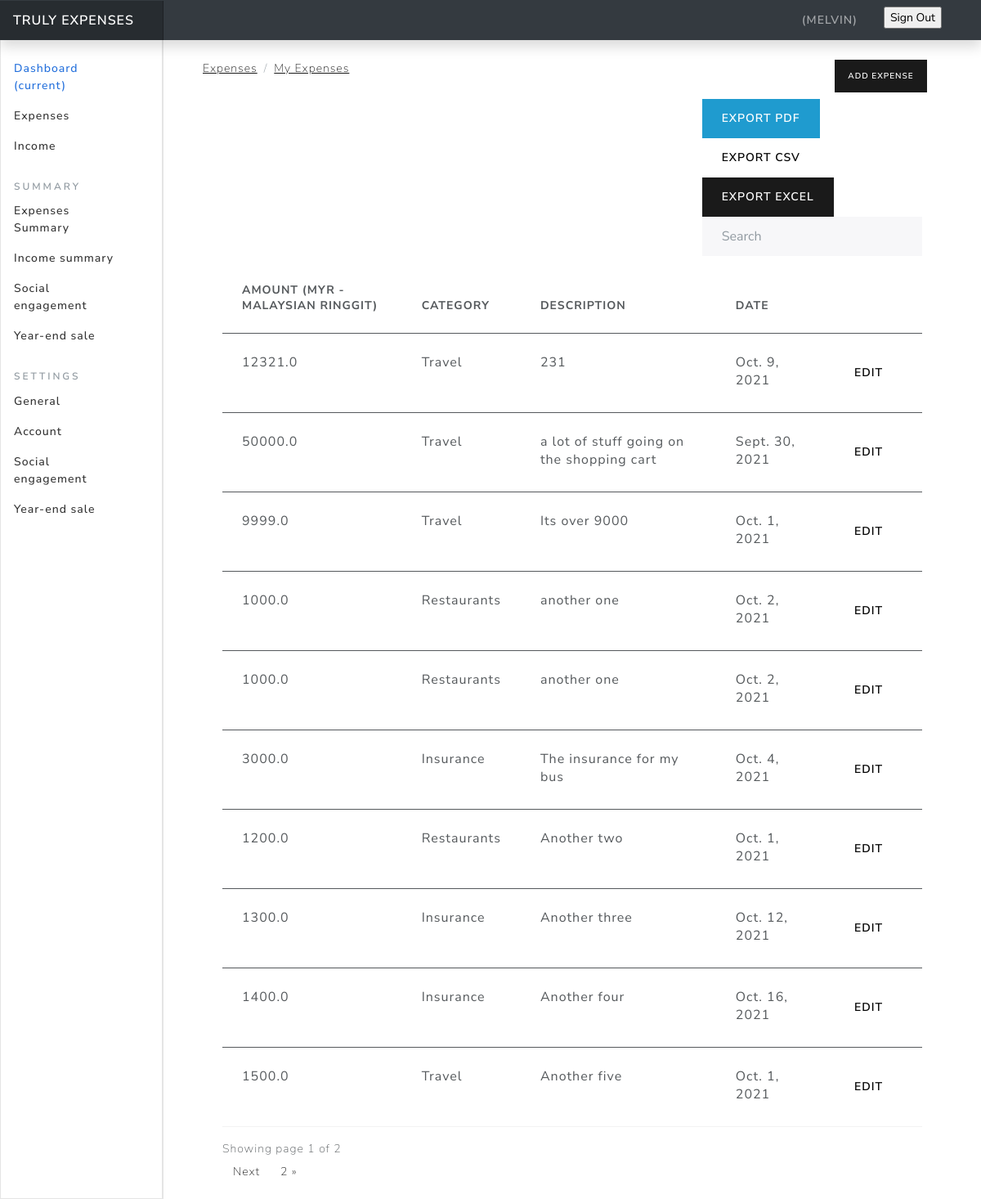
Page / (signed in) on the committed database.
### userpreferences/models.py (models this page shows, shortened)
class UserPreference(models.Model):
    user = models.OneToOneField(to=User, on_delete=models.CASCADE)
    currency = models.CharField(max_length=255, blank=True, null=True)

### expenses/models.py (models this page shows, shortened)
class Expense(models.Model):
    amount = models.FloatField(default=0)
    date = models.DateField(default=now)
    description = models.TextField()
    owner = models.ForeignKey(to=User, on_delete=models.CASCADE)
    category = models.CharField(max_length=255)
    class Meta:
        ordering: ['-date']

### expenses/views.py (the view)
# urls.py: path('', views.index, name="expenses"),
@login_required(login_url="authentication/login")
def index(req):
    categories = Category.objects.all()
    expenses = Expense.objects.filter(owner=req.user)
    paginator = Paginator(expenses, 10)
    page_number = req.GET.get('page')
    page_obj = Paginator.get_page(paginator, page_number)
    currency = UserPreference.objects.get(user=req.user)
    context = {
        'expenses': expenses,
        'page_obj': page_obj,
        'currency': currency
    }
    return render(req, 'expenses/index.html', context)

### templates/expenses/index.html (shortened to what this page needs)
{% extends "base.html" %}
{% load static %}
{% block content %}
<div class="container mt-4">
  <div class="row">
  <div class="col-md-10">
    <nav aria-label="breadcrumb">
      <ol class="breadcrumb">
        <li class="breadcrumb-item">
          <a href="">Expenses </a>
        </li>
        <li class="breadcrumb-item active" aria-current="page">
          <a href="#">My Expenses </a>
        </li>
      </ol>
    </nav>
    </div>
    <div class="col-md-2">
      <a href="{% url 'add-expense' %}" class="btn btn-primary btn-sm">Add expense</a>
    </div>
  </div>
  <div class="container">
  {% if expenses.count %}
  <div class="row my-2">
    <div class="col-md-8">
    </div>
    <div class="col-md-4">
    <a href="{% url 'export-pdf' %}" class="btn btn-info">Export PDF </a>
    <a href="{% url 'export-csv' %}" class="btn btn-secondary">Export CSV </a>
     <a href="{% url 'export-excel' %}" class="btn btn-primary">Export Excel </a>
        <div class='form-group'>
          <input type="text" class="form-control" id="searchField" placeholder="Search">
        </div>
    </div>
  </div>
  <div class="app-table">
    <table class="table table-stripped table-hover">
      <thead>
        <tr>
          <th> Amount ({{currency.currency}})</th>
          <th> Category</th>
          <th> Description</th>
          <th> Date</th>
          <th></th>
        </tr>
      </thead>
    {% for expense in page_obj %}
      <tbody>
          <tr>
              <td>{{expense.amount}}</td>
              <td>{{expense.category}}</td>
              <td>{{expense.description}}</td>
              <td>{{expense.date}}</td>
              <td><a href="{% url 'edit-expense' expense.id %}" class="btn btn-secondary">Edit</td>
          </tr>
          {% endfor %}
      </tbody>
    </table>
</div>
    <div class="pagination-container">
    <div class="">
      Showing page {{page_obj.number}} of {{page_obj.paginator.num_pages}}
    </div>
    <ul class="pagination flex-end mr-auto">
      {% if page_obj.has_next %}
      <li class="page-item"> <a class="page-link" href="?page={{ page_obj.next_page_number }}">Next</a></li>
      <li class="page-item"> <a class="page-link" href="?page={{ page_obj.paginator.num_pages }}">{{ page_obj.paginator.num_pages}} &raquo;</a></li>
      {% endif %}
    </ul>
      {% endif %}
    </div>
  </div>
  </div>
 {% endblock %}

### templates/base.html (shortened to what this page needs)
{% load static %}
<html lang="en">
  <head>
    <link href="{% static 'css/bootstrap.min.css'%}" rel="stylesheet" />
    <link href="{% static 'css/main.css'%}" rel="stylesheet" />
    <link href="{% static 'css/dashboard.css' %}" rel="stylesheet" />
  </head>
  <body>
    <header
      class="navbar navbar-dark sticky-top bg-dark flex-md-nowrap p-0 shadow"
    >
      <a class="navbar-brand col-md-3 col-lg-2 me-0 px-3" href="#"
        >Truly expenses</a
      >
      <ul
        class="navbar-nav px-3"
        style="display: flex; flex-direction: row; align-items: center"
      >
        <li class="nav-item text-nowrap">
          <span class="nav-link" href=""> ({{request.user.username}}) </span>
        </li>
        <li class="nav-item text-nowrap ml-2 mt-2">
          <form action="{% url  'logout' %}" method="POST">
            <input
              class="text text-capitalize"
              type="submit"
              value="Sign out"
            />
          </form>
        </li>
      </ul>
    </header>
    <div class="container-fluid">
      <div class="row">
        {% include "partials/sidebar.html" %}
        <main class="col-md-9 ms-sm-auto col-lg-10 px-md-4">
          {% block content %}{% endblock %}
        </main>
      </div>
    </div>
  </body>
</html>

### templates/partials/sidebar.html (shortened to what this page needs)
{% load static %}
<nav
  id="sidebarMenu"
  class="col-md-3 col-lg-2 d-md-block bg-light sidebar collapse"
>
  <div class="position-sticky pt-3">
    <ul class="nav flex-column">
      <li class="nav-item">
        <a class="nav-link active" aria-="Expenses Summary" href="#">
          Dashboard <span class="sr-only">(current)</span>
        </a>
      </li>
      <li class="nav-item">
        <a class="nav-link" href="{% url 'expenses' %}">
          Expenses
        </a>
      </li>
      <li class="nav-item">
        <a class="nav-link" href="{% url 'income' %}">
          Income
        </a>
      </li>
    </ul>
    <h6
      class="
        sidebar-heading
        d-flex
        justify-content-between
        align-items-center
        px-3
        mt-4
        mb-1
        text-muted
      "
    >
      <span>Summary</span>
    </h6>
    <ul class="nav flex-column mb-2">
      <li class="nav-item">
        <a class="nav-link" href="{% url 'stats' %}"> Expenses Summary </a>
      </li>
      <li class="nav-item">
        <a class="nav-link" href="#"> Income summary </a>
      </li>
      <li class="nav-item">
        <a class="nav-link" href="#">
          Social engagement
        </a>
      </li>
      <li class="nav-item">
        <a class="nav-link" href="#">
          Year-end sale
        </a>
      </li>
    </ul>
    <h6
      class="
        sidebar-heading
        d-flex
        justify-content-between
        align-items-center
        px-3
        mt-4
        mb-1
        text-muted
      "
    >
      <span>Settings</span>
    </h6>
    <ul class="nav flex-column mb-2">
      <li class="nav-item">
        <a class="nav-link" href="{% url 'preferences' %}"> General </a>
      </li>
      <li class="nav-item">
        <a class="nav-link" href="#"> Account </a>
      </li>
      <li class="nav-item">
        <a class="nav-link" href="#">
          Social engagement
        </a>
      </li>
      <li class="nav-item">
        <a class="nav-link" href="#">
          Year-end sale
        </a>
      </li>
    </ul>
  </div>
</nav>

### expenseswebsite/static/css/dashboard.css (style rules this page uses)
body { font-size: 0.875rem; }
.sidebar { position: fixed; top: 0; bottom: 0; left: 0; z-index: 100; padding: 48px 0 0; box-shadow: inset -1px 0 0 rgba(0, 0, 0, 0.1); }
.sidebar .nav-link { font-weight: 500; color: #333; }
.sidebar .nav-link.active { color: #2470dc; }
.sidebar-heading { font-size: 0.75rem; text-transform: uppercase; }
.navbar-brand { padding-top: 0.75rem; padding-bottom: 0.75rem; font-size: 1rem; background-color: rgba(0, 0, 0, 0.25); box-shadow: inset -1px 0 0 rgba(0, 0, 0, 0.25); }

### rows in the picture
UserPreference: currency "MYR - MALAYSIAN RINGGIT"
Expense: amount "12321.0", category "Travel", description "231", date "Oct. 9, 2021"
Expense: amount "50000.0", category "Travel", description "a lot of stuff going on the shopping cart", date "Sept. 30, 2021"
Expense: amount "9999.0", category "Travel", description "Its over 9000", date "Oct. 1, 2021"
Expense: amount "1000.0", category "Restaurants", description "another one", date "Oct. 2, 2021"
Expense: amount "1000.0", category "Restaurants", description "another one", date "Oct. 2, 2021"
Expense: amount "3000.0", category "Insurance", description "The insurance for my bus", date "Oct. 4, 2021"
Expense: amount "1200.0", category "Restaurants", description "Another two", date "Oct. 1, 2021"
Expense: amount "1300.0", category "Insurance", description "Another three", date "Oct. 12, 2021"
Expense: amount "1400.0", category "Insurance", description "Another four", date "Oct. 16, 2021"
Expense: amount "1500.0", category "Travel", description "Another five", date "Oct. 1, 2021"

### other values in the picture
{{ request.user.username }} "MELVIN"
{{ page_obj.number }} "1"
{{ page_obj.paginator.num_pages }} "2"
